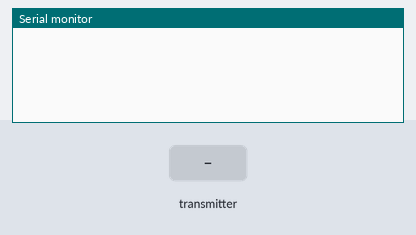
Bench run of a sketch on a simulated ESP32. Parts: the last lines printed to the serial monitor. The test bench sets the inputs (shaded band).

Above: at 1.2 s.
1.3 s: the transmitter starts sending from = 0
At 1.66 s:
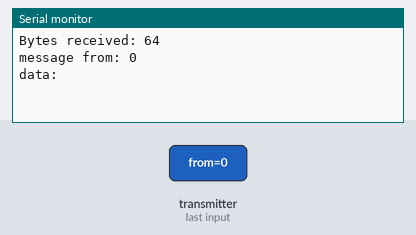
2.8 s: the transmitter starts sending data = 0
At 3.16 s:
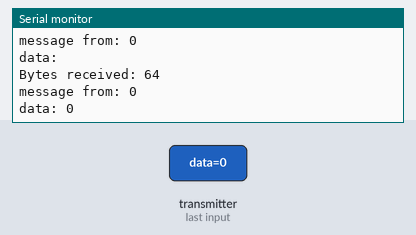
4.3 s: the transmitter starts sending from = 1
5.8 s: the transmitter starts sending data = 1
At 6.16 s:
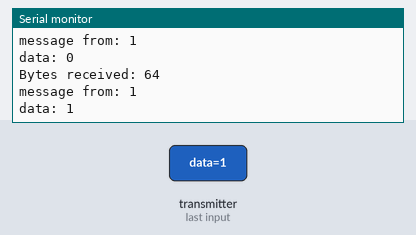

Measured:
- after the input at 1.3 s, the serial monitor: prints a new line after 0.05 s (image 1)
- after the input at 2.8 s, the serial monitor: prints a new line after 0.05 s (image 2)
- after the input at 5.8 s, the serial monitor: prints a new line after 0.05 s (image 3)

The sketch:

esp_now_lamp.ino
```cpp
// (licence header left out)
#include <esp_now.h>
#include <WiFi.h>

// Structure example to receive data
// Must match the sender structure
typedef struct struct_message {
  char from[32];
  char data[32];
} struct_message;

// Create a struct_message called myData
struct_message myData;

// callback function that will be executed when data is received
void OnDataRecv(const uint8_t *mac, const uint8_t *incomingData, int len) {
  memcpy(&myData, incomingData, sizeof(myData));
  Serial.print("Bytes received: ");
  Serial.println(len);
  Serial.print("message from: ");
  Serial.println(myData.from);
  Serial.print("data: ");
  Serial.println(myData.data);
}

void setup() {
  // Initialize Serial Monitor
  Serial.begin(115200);

  // Set device as a Wi-Fi Station
  WiFi.mode(WIFI_STA);

  // Init ESP-NOW
  if (esp_now_init() != ESP_OK) {
    Serial.println("Error initializing ESP-NOW");
    return;
  }

  // Once ESPNow is successfully Init, we will register for recv CB to
  // get recv packer info
  esp_now_register_recv_cb(OnDataRecv);
}

void loop() {
}
```
